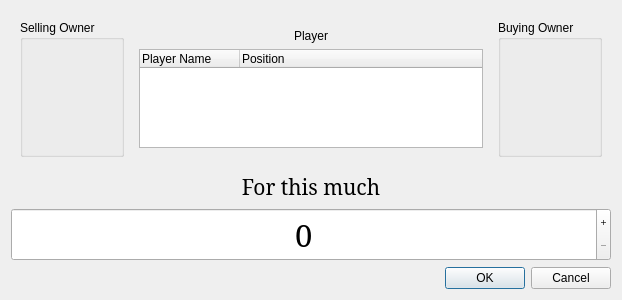
<ui version="4.0" >
 <class>TradeDialog</class>
 <widget class="QDialog" name="TradeDialog" >
  <property name="geometry" >
   <rect>
    <x>0</x>
    <y>0</y>
    <width>622</width>
    <height>300</height>
   </rect>
  </property>
  <property name="windowTitle" >
   <string>Player Trade</string>
  </property>
  <layout class="QVBoxLayout" >
   <item>
    <widget class="QWidget" native="1" name="widget_2" >
     <layout class="QHBoxLayout" >
      <item>
       <widget class="QGroupBox" name="sellers" >
        <property name="title" >
         <string>Selling Owner</string>
        </property>
        <layout class="QVBoxLayout" >
         <item>
          <layout class="QVBoxLayout" />
         </item>
        </layout>
       </widget>
      </item>
      <item>
       <widget class="QWidget" native="1" name="widget" >
        <layout class="QVBoxLayout" >
         <item>
          <widget class="QLabel" name="label" >
           <property name="text" >
            <string>Player</string>
           </property>
           <property name="alignment" >
            <set>Qt::AlignCenter</set>
           </property>
          </widget>
         </item>
         <item>
          <widget class="QTreeWidget" name="treeWidget" >
           <column>
            <property name="text" >
             <string>Player Name</string>
            </property>
           </column>
           <column>
            <property name="text" >
             <string>Position</string>
            </property>
           </column>
          </widget>
         </item>
        </layout>
       </widget>
      </item>
      <item>
       <widget class="QGroupBox" name="buyers" >
        <property name="title" >
         <string>Buying Owner</string>
        </property>
        <layout class="QVBoxLayout" >
         <item>
          <layout class="QVBoxLayout" />
         </item>
        </layout>
       </widget>
      </item>
     </layout>
    </widget>
   </item>
   <item>
    <widget class="QLabel" name="label_2" >
     <property name="font" >
      <font>
       <family>Serif</family>
       <pointsize>16</pointsize>
      </font>
     </property>
     <property name="text" >
      <string>For this much</string>
     </property>
     <property name="alignment" >
      <set>Qt::AlignCenter</set>
     </property>
    </widget>
   </item>
   <item>
    <widget class="QSpinBox" name="spinBox" >
     <property name="font" >
      <font>
       <family>Serif</family>
       <pointsize>23</pointsize>
      </font>
     </property>
     <property name="alignment" >
      <set>Qt::AlignCenter</set>
     </property>
     <property name="buttonSymbols" >
      <enum>QAbstractSpinBox::PlusMinus</enum>
     </property>
    </widget>
   </item>
   <item>
    <widget class="QDialogButtonBox" name="buttonBox" >
     <property name="orientation" >
      <enum>Qt::Horizontal</enum>
     </property>
     <property name="standardButtons" >
      <set>QDialogButtonBox::Cancel|QDialogButtonBox::NoButton|QDialogButtonBox::Ok</set>
     </property>
    </widget>
   </item>
  </layout>
 </widget>
 <resources/>
 <connections>
  <connection>
   <sender>buttonBox</sender>
   <signal>accepted()</signal>
   <receiver>TradeDialog</receiver>
   <slot>accept()</slot>
   <hints>
    <hint type="sourcelabel" >
     <x>248</x>
     <y>254</y>
    </hint>
    <hint type="destinationlabel" >
     <x>157</x>
     <y>274</y>
    </hint>
   </hints>
  </connection>
  <connection>
   <sender>buttonBox</sender>
   <signal>rejected()</signal>
   <receiver>TradeDialog</receiver>
   <slot>reject()</slot>
   <hints>
    <hint type="sourcelabel" >
     <x>316</x>
     <y>260</y>
    </hint>
    <hint type="destinationlabel" >
     <x>286</x>
     <y>274</y>
    </hint>
   </hints>
  </connection>
 </connections>
</ui>
